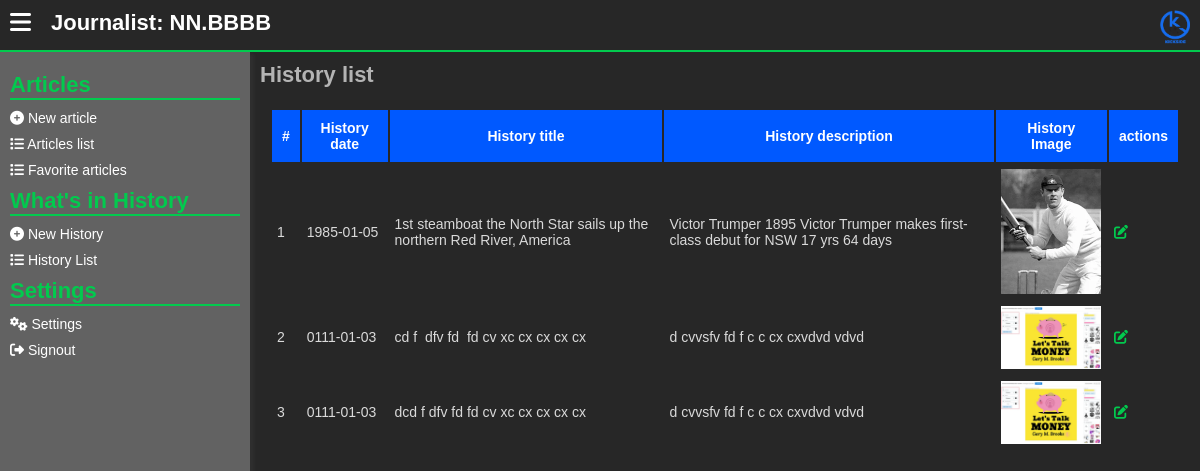
Before: /journalists/history-list.php (signed in) with the older database file.
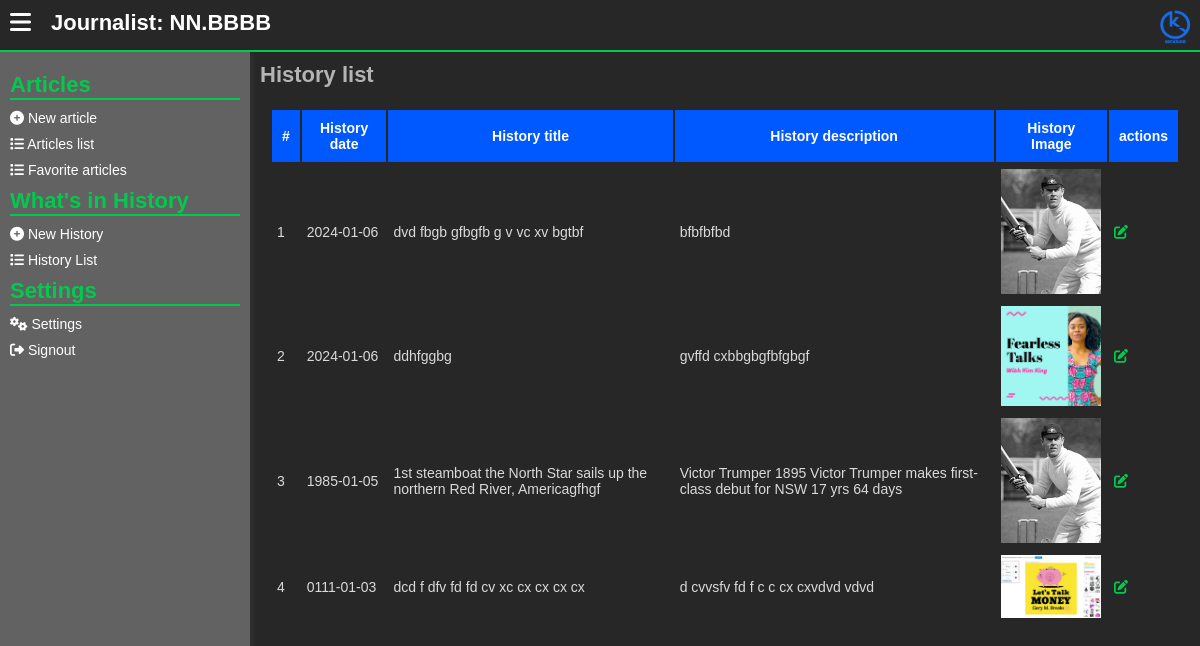
After: the same page with the newer database file.
### tables this page shows
CREATE TABLE `history_today` (
  `ht_id` int(11) NOT NULL,
  `history_genre` int(11) NOT NULL,
  `history_title` varchar(255) NOT NULL,
  `history_description` text NOT NULL,
  `history_image` varchar(255) NOT NULL,
  `history_date` varchar(255) NOT NULL
);

### journalists/history-list.php (the view, shortened to what this page needs)
<?php
include("../assets/php/global/server.php");
?>
<!DOCTYPE html>
<html lang="en">
<head>
    <link rel="stylesheet" href="../assets/css/back-main.css">
    <link rel="stylesheet" href="https://cdnjs.cloudflare.com/ajax/libs/font-awesome/6.5.1/css/all.min.css"
 />
</head>
<body>
    <main>
        <section class="main-section">
            <?php
            include('../assets/php/journalists/header.php')
                ?>
            <div class="hero">
                <?php include("../assets/php/journalists/left-nav.php") ?>
                <div class="dashboard">
                    <div class="dashboard-cont">
                        <h1>
                            History list
                        </h1>
                        <div class="form-row">
                            <table>
                                <thead>
                                    <tr>
                                        <th>#</th>
                                        <th>
                                            History date
                                        </th>
                                        <th>
                                            History title
                                        </th>
                                        <th>
                                            History description
                                        </th>
                                        <th>
                                            History Image
                                        </th>
                                        <th>
                                            actions
                                        </th>
                                    </tr>
                                </thead>
                                <tbody>
                                    <?php
                                    $get_All_articles = mysqli_query($server, "SELECT * from
                                            history_today
                                            ORDER BY history_date DESC
                                        ");
                                    if (mysqli_num_rows($get_All_articles) < 1) {
                                        ?>
                                        <tr>
                                            <td colspan="100">
                                                No values found
                                            </td>
                                        </tr>
                                        <?php
                                    } else {
                                        $counter = 1;
                                        while ($data_All_articles = mysqli_fetch_array($get_All_articles)) {
                                            ?>
                                            <tr>
                                                <td>
                                                    <?php echo $counter++; ?>
                                                </td>
                                                <td>
                                                    <?php echo $data_All_articles['history_date']; ?>
                                                </td>
                                                <td>
                                                    <?php echo $data_All_articles['history_title']; ?>
                                                </td>
                                                <td>
                                                    <?php echo $data_All_articles['history_description']; ?>
                                                </td>
                                                <td>
                                                    <img src="../assets/history/<?php echo $data_All_articles['history_image']; ?>"
                                                        width="100px">
                                                </td>
                                                <td>
                                                    <a href="edit-history.php?h=<?php echo $data_All_articles['ht_id'] ?>"
                                                        class="edit">
                                                        <i class="fa fa-edit"></i>
                                                    </a>
                                                </td>
                                            </tr>
                                            <?php
                                        }
                                    }
                                    ?>
                                </tbody>
                            </table>
                        </div>
                    </div>
                </div>
            </div>
        </section>
    </main>
</body>
</html>

Changed rows visible on the page:
removed history_today: history_date "0111-01-03", history_title "cd f dfv fd fd cv xc cx cx cx cx", history_description "d cvvsfv fd f c c cx cxvdvd vdvd", history_image (picture)
added history_today: history_date "2024-01-06", history_title "dvd fbgb gfbgfb g v vc xv bgtbf", history_description "bfbfbfbd", history_image (picture)
added history_today: history_date "2024-01-06", history_title "ddhfggbg", history_description "gvffd cxbbgbgfbfgbgf", history_image (picture)
changed history_today: history_title "1st steamboat the North Star sails up the northern Red River, America" → "1st steamboat the North Star sails up the northern Red River, Americagfhgf"
